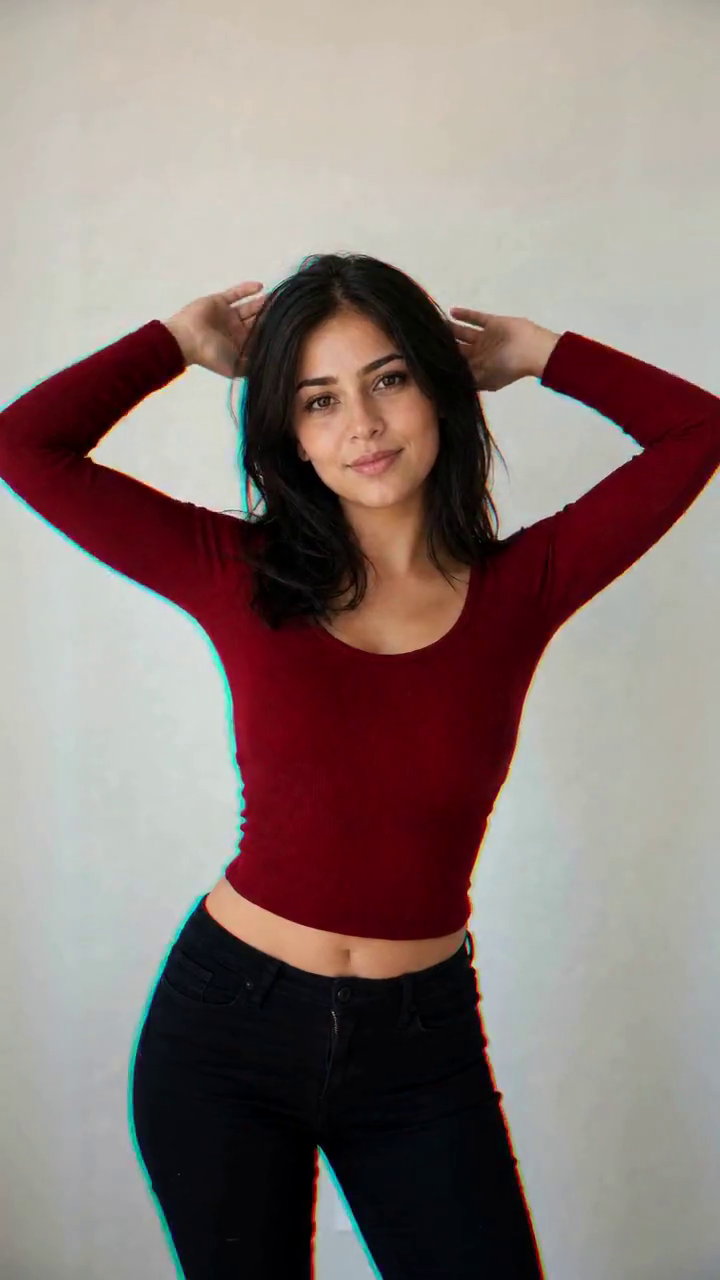
#> input picture frame 24 of docs/demo/clip_jimeng_degraded.mp4, 720 x 1280 px, given in place of clip_jimeng_clean.mp4, which was not available
$ python degrade_jimeng_clip.py
#> lines starting #> are read from the running program, lines starting #| are printed output that depends on the picture; after the words box and inside, x2 and y2 are one past the last pixel; in counts of white or black regions, pixels touching at a corner belong together; pictures that were not available may be replaced by others from this repository, and a replacement may not be noted
#> in main, frame is the input picture: shape (1280, 720, 3); mean B, G, R 119.4, 123.6, 138.6
"""Add matting (keying) artifacts at 3s & 7s + compression degradation to a
clean portrait video, preserving the original.

Matting artifacts injected around t=3s and t=7s (each a ~0.9s sin-window):
  - green spill: green tint blended into the person's edge/feather band
  - halo: a bright ring just outside the silhouette
  - jagged matte edge: block-quantized alpha -> sawtooth silhouette border
  - color fringing: R/B channels shifted outward a few px (chroma keying bleed)
  - semi-transparent ghost: a faint offset duplicate near the edge

Person mask comes from MediaPipe SelfieSegmentation (robust for portrait).

Compression: the final mp4 is encoded at a low bitrate so H.264 macroblocking
/ ringing appears across the whole clip (visible but not destroyed).

Usage:
    python scripts/degrade_jimeng_clip.py \
        --in  docs/demo/clip_jimeng_clean.mp4 \
        --out docs/demo/clip_jimeng_degraded.mp4
"""
from __future__ import annotations

import argparse
import os
import subprocess
import sys
import tempfile

import cv2
import numpy as np

try:
    import mediapipe as mp  # noqa: F401  (optional, kept for future Tasks-API path)
    HAS_MP = True
except Exception:
    HAS_MP = False


def get_mask(segmenter, frame_bgr: np.ndarray) -> np.ndarray:
    """Soft person mask via grey-background keying.

    The clip is shot against a flat light-grey wall with a fixed camera, so the
    background is low-saturation + mid/high value. Everything else (skin, dark
    hair, red top, black pants) is more saturated or darker -> foreground.
    Returns a float32 mask in [0,1] (feathered).
    """
    h, w = frame_bgr.shape[:2]
    hsv = cv2.cvtColor(frame_bgr, cv2.COLOR_BGR2HSV)
#> hsv: shape (1280, 720, 3); mean H, S, V 69, 80.9, 141.8
    s = hsv[..., 1].astype(np.float32)
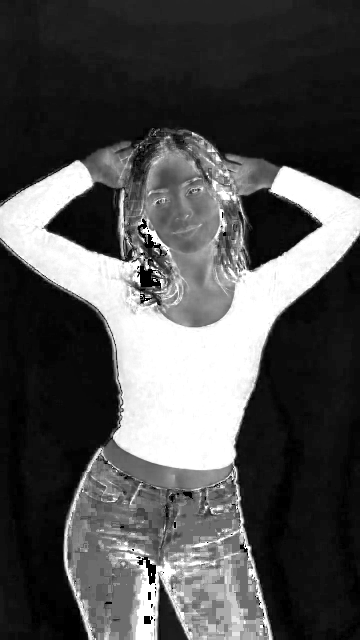
#> s: shape (1280, 720) float32 (shown at 1/2 size); min 0, max 255, mean 80.9
    v = hsv[..., 2].astype(np.float32)
    # background = low saturation AND bright-ish (grey wall)
    bg = (s < 28) & (v > 90)
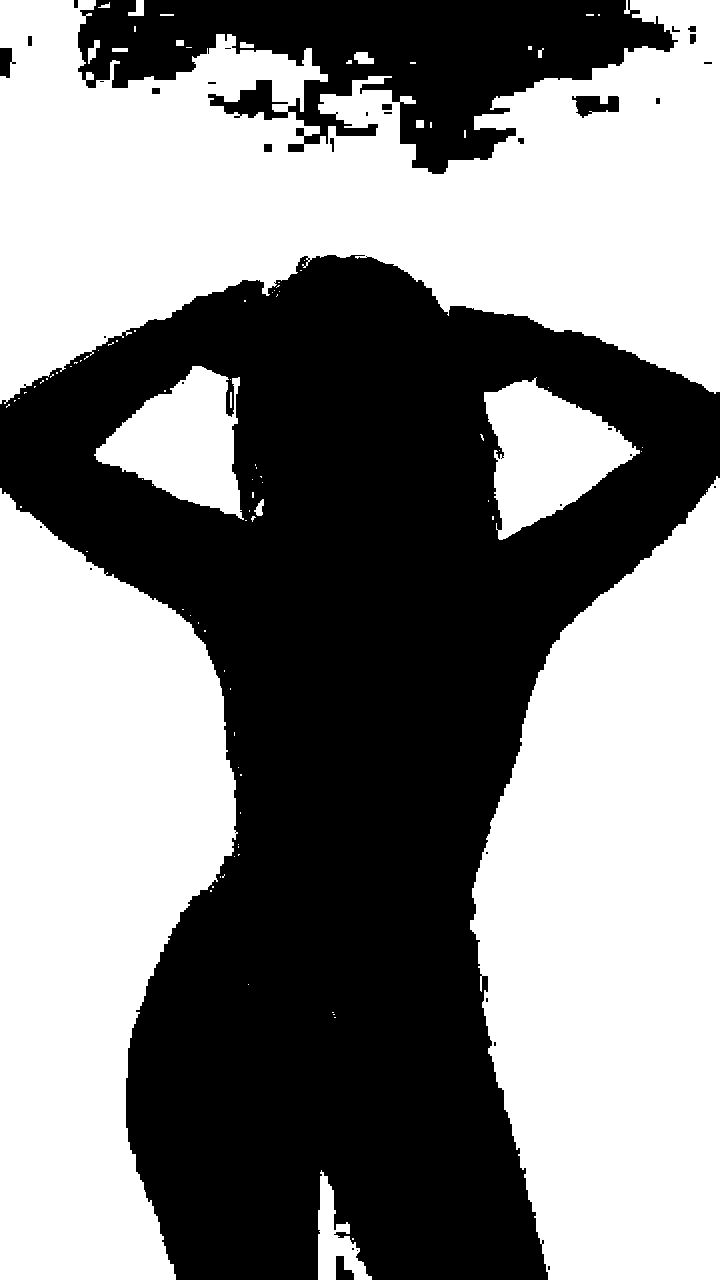
#> bg: shape (1280, 720) bool; 52.7% white; 36 black regions (20 under 20 px), largest, box (x1, y1, x2, y2) and area: (0, 255, 720, 1280) 382728, (78, 0, 678, 174) 51774, (572, 96, 619, 118) 669
    fg = (~bg).astype(np.uint8) * 255
    # clean up: remove small holes / specks
    k = np.ones((5, 5), np.uint8)
    fg = cv2.morphologyEx(fg, cv2.MORPH_OPEN, k, iterations=1)
#> fg: shape (1280, 720); 47.1% white; 15 white regions, largest, box (x1, y1, x2, y2) and area: (0, 255, 720, 1280) 381141, (78, 0, 674, 174) 51071, (576, 96, 619, 116) 645
    fg = cv2.morphologyEx(fg, cv2.MORPH_CLOSE, k, iterations=2)
#> fg: shape (1280, 720); 47.4% white; 7 white regions, largest, box (x1, y1, x2, y2) and area: (0, 255, 720, 1280) 382161, (78, 0, 674, 174) 53400, (576, 96, 619, 116) 717
    # keep the largest connected component (the person) to drop stray specks
    n_cc, labels, stats, _ = cv2.connectedComponentsWithStats(fg, 8)
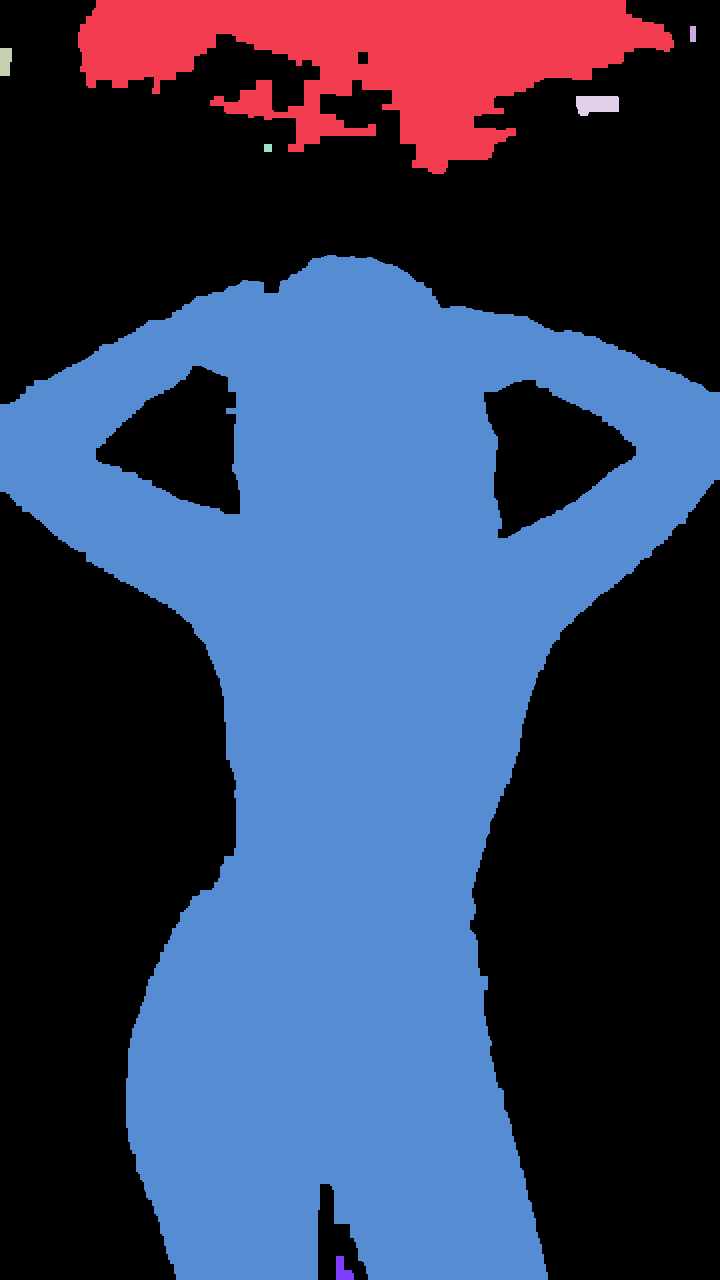
#> labels: shape (1280, 720) int32; 8 distinct labels, from 0 to 7; one colour per label, 0 black
#> n_cc = 8; stats = [[0, 0, 720, 1280, 484568], [78, 0, 596, 174, 53400], [690, 26, 6, 16, 96], [0, 48, 12, 28, 308], [576, 96, 43, 20, 717], [264, 144, 8, 8, 64], [0, 255, 720, 1025, 382161], [336, 1256, 18, 24, 286]]
    if n_cc > 1:
        # skip background label 0; pick biggest remaining
        sizes = stats[1:, cv2.CC_STAT_AREA]
#> sizes = [53400, 96, 308, 717, 64, 382161, 286]
        biggest = 1 + int(np.argmax(sizes))
#> biggest = 6
        fg = (labels == biggest).astype(np.uint8) * 255
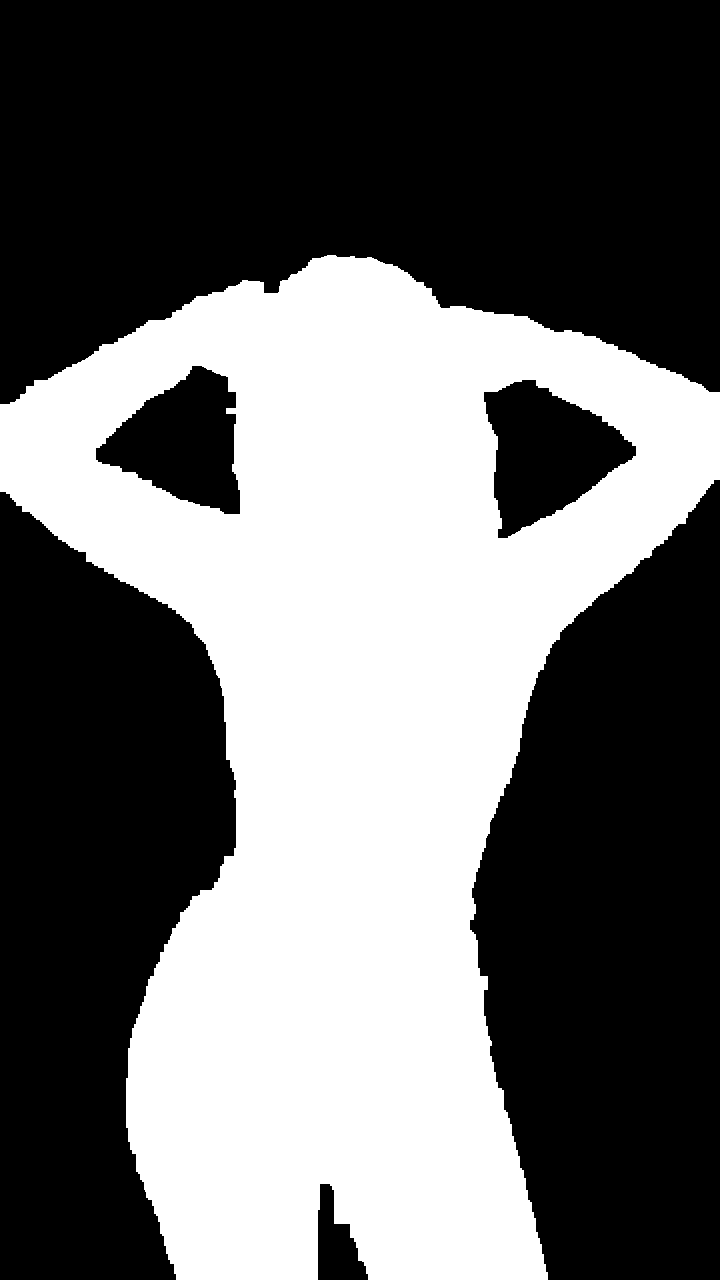
#> fg: shape (1280, 720); 41.5% white; 1 white region, box (x1, y1, x2, y2) and area: (0, 255, 720, 1280) 382161
    # feather the edge -> soft matte
    soft = cv2.GaussianBlur(fg.astype(np.float32), (11, 11), 0) / 255.0
    return soft


# [58 lines left out: functions _edge_bands, green_spill, halo, jagged_edge, color_fringing, not called in this run]


def apply_matting(frame: np.ndarray, mask_soft: np.ndarray, strength: float) -> np.ndarray:
    """Apply all matting artifacts at the given strength in [0,1], edge-band only."""
    if strength <= 0:
        return frame
    mask_bin = (mask_soft > 0.5).astype(np.uint8)
    inner, outer, feather = _edge_bands(mask_soft, mask_bin)
    out = green_spill(frame, mask_soft, feather, strength)
    out = halo(out, outer, strength)
    out = jagged_edge(out, mask_bin, strength)
    out = color_fringing(out, mask_bin, strength)
    return out


def window_strength(t: float, centers: list[float], half_width: float) -> float:
    """Sin envelope: peaks at each center, 0 outside [center-half, center+half]."""
#> called with t = 0, half_width = 0.45
    s = 0.0
    for c in centers:
        d = abs(t - c)
        if d < half_width:
            s = max(s, np.cos(np.pi * d / (2 * half_width)) ** 2)
    return float(s)


def main() -> int:
    ap = argparse.ArgumentParser()
    ap.add_argument("--in", dest="inp", default="docs/demo/clip_jimeng_clean.mp4")
    ap.add_argument("--out", default="docs/demo/clip_jimeng_degraded.mp4")
    ap.add_argument("--matte-centers", default="3,7",
                    help="comma list of seconds where matting artifacts peak")
    ap.add_argument("--matte-half-width", type=float, default=0.45,
                    help="half-width of each matting window in seconds")
    ap.add_argument("--bitrate", default="900k",
                    help="final encode bitrate; lower = more compression artifacts")
    ap.add_argument("--max-side", type=int, default=720)
    args = ap.parse_args()

    centers = [float(x) for x in args.matte_centers.split(",")]

    cap = cv2.VideoCapture(args.inp)
    if not cap.isOpened():
        print(f"ERROR: cannot open {args.inp}", file=sys.stderr)
        return 1
    fps = cap.get(cv2.CAP_PROP_FPS) or 60.0
    n = int(cap.get(cv2.CAP_PROP_FRAME_COUNT))
    W = int(cap.get(cv2.CAP_PROP_FRAME_WIDTH))
    H = int(cap.get(cv2.CAP_PROP_FRAME_HEIGHT))
    print(f"input: {W}x{H} @ {fps:.2f}fps, {n} frames")

    tmpdir = tempfile.mkdtemp(prefix="lqdd_deg_")

    i = 0
    while True:
        ok, frame = cap.read()
        if not ok:
            break
        t = i / fps
        mask_soft = get_mask(None, frame)
        s = window_strength(t, centers, args.matte_half_width)
        out = apply_matting(frame, mask_soft, s)
        cv2.imwrite(os.path.join(tmpdir, f"f_{i:05d}.png"), out)
        if i % 30 == 0:
            print(f"  frame {i}/{n} t={t:.2f}s matte_strength={s:.2f}")
        i += 1
    cap.release()
    print(f"wrote {i} processed frames")

    out_abs = os.path.abspath(args.out)
    os.makedirs(os.path.dirname(out_abs) or ".", exist_ok=True)
    # combine processed frames + original audio, encode at low bitrate
    cmd = [
        "ffmpeg", "-y",
        "-framerate", f"{fps}",
        "-i", os.path.join(tmpdir, "f_%05d.png"),
        "-i", args.inp,
        "-map", "0:v:0", "-map", "1:a:0",
        "-c:v", "libx264",
        "-b:v", args.bitrate,
        "-maxrate", args.bitrate,
        "-bufsize", str(int(args.bitrate[:-1]) * 2) + "k",
        "-pix_fmt", "yuv420p",
        "-c:a", "aac", "-b:a", "128k",
        "-shortest",
        "-movflags", "+faststart",
        out_abs,
    ]
    print("ffmpeg:", " ".join(cmd))
    r = subprocess.run(cmd, capture_output=True, text=True)
    if r.returncode != 0:
        print(r.stderr[-2500:], file=sys.stderr)
        return r.returncode
    print(f"\nDONE -> {out_abs}  ({os.path.getsize(out_abs)/1024:.1f} KB)")
    print(f"original kept at: {os.path.abspath(args.inp)}")
    return 0


if __name__ == "__main__":
    sys.exit(main())

$ run again, starting later in the video
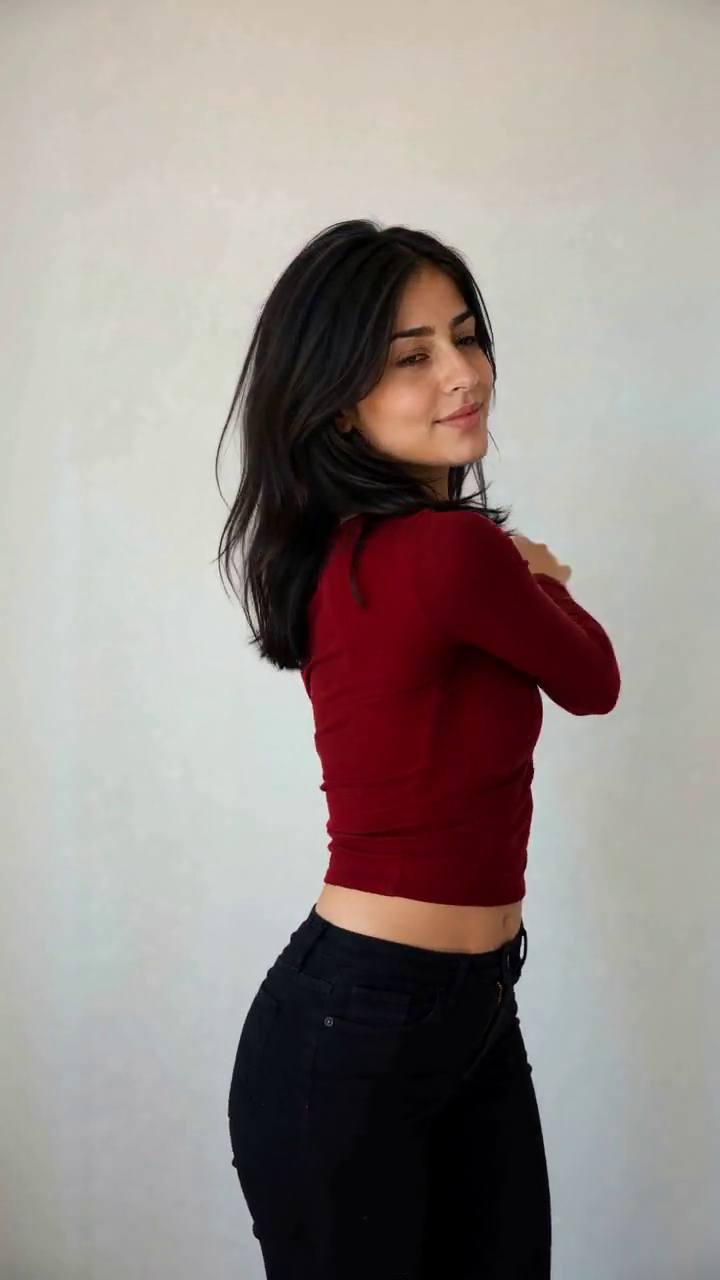
#> input picture frame 108 of docs/demo/clip_jimeng_degraded.mp4, 720 x 1280 px, given in place of clip_jimeng_clean.mp4, which was not available
#> in main, frame is the input picture: shape (1280, 720, 3); mean B, G, R 138.1, 141.9, 151.1
#> hsv: shape (1280, 720, 3); mean H, S, V 65.1, 55, 153.5
#> bg: shape (1280, 720) bool; 64.8% white; 57 black regions (42 under 20 px), largest, box (x1, y1, x2, y2) and area: (216, 219, 622, 1280) 273340, (70, 0, 680, 174) 49902, (562, 1264, 594, 1280) 312
#> in get_mask, `n_cc, labels, stats, _ = cv2.connectedComponentsWithStats(fg, 8)`:
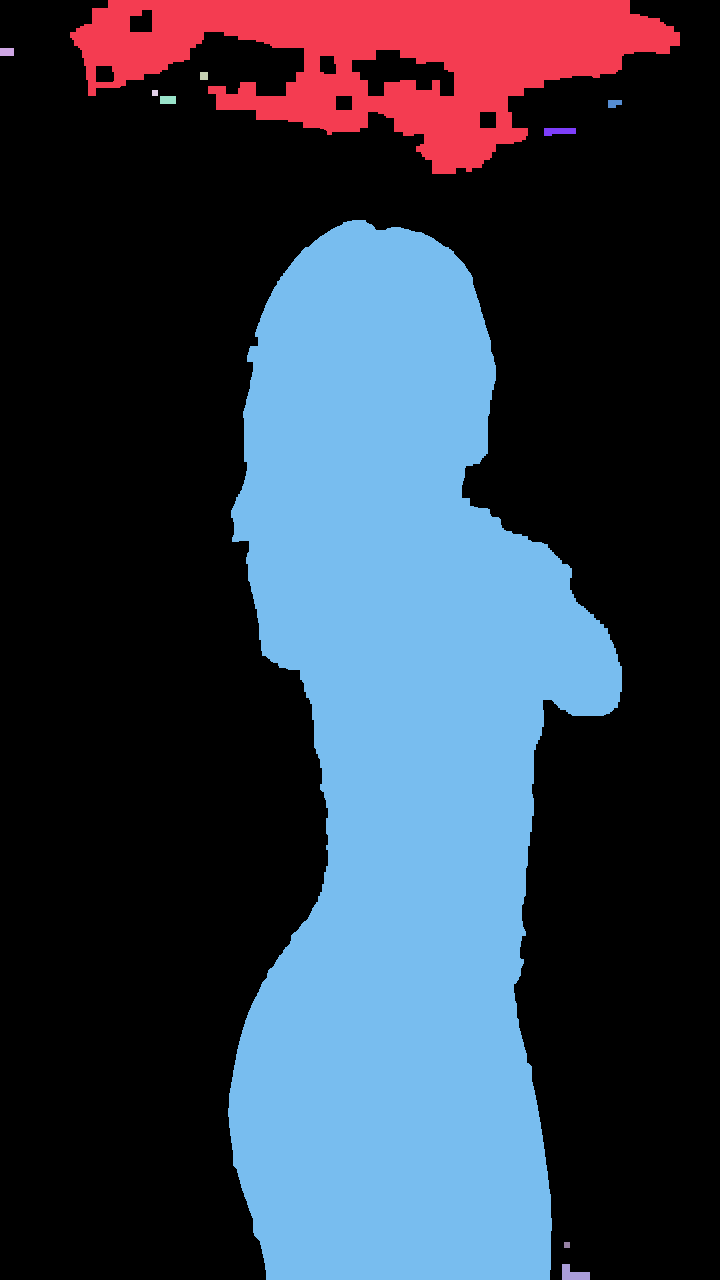
#> labels: shape (1280, 720) int32; 11 distinct labels, from 0 to 10; one colour per label, 0 black
#> n_cc = 11; stats = [[0, 0, 720, 1280, 596365], [70, 0, 610, 174, 52032], [0, 48, 14, 8, 112], [200, 72, 8, 8, 64], [152, 90, 6, 6, 36], [160, 96, 16, 8, 128], [608, 100, 14, 8, 94], [544, 128, 32, 8, 208], [228, 220, 394, 1060, 272237], [564, 1242, 6, 6, 36], [562, 1264, 28, 16, 288]]
#> sizes = [52032, 112, 64, 36, 128, 94, 208, 272237, 36, 288]
#> biggest = 8
#> in get_mask, `fg = (labels == biggest).astype(np.uint8) * 255`:
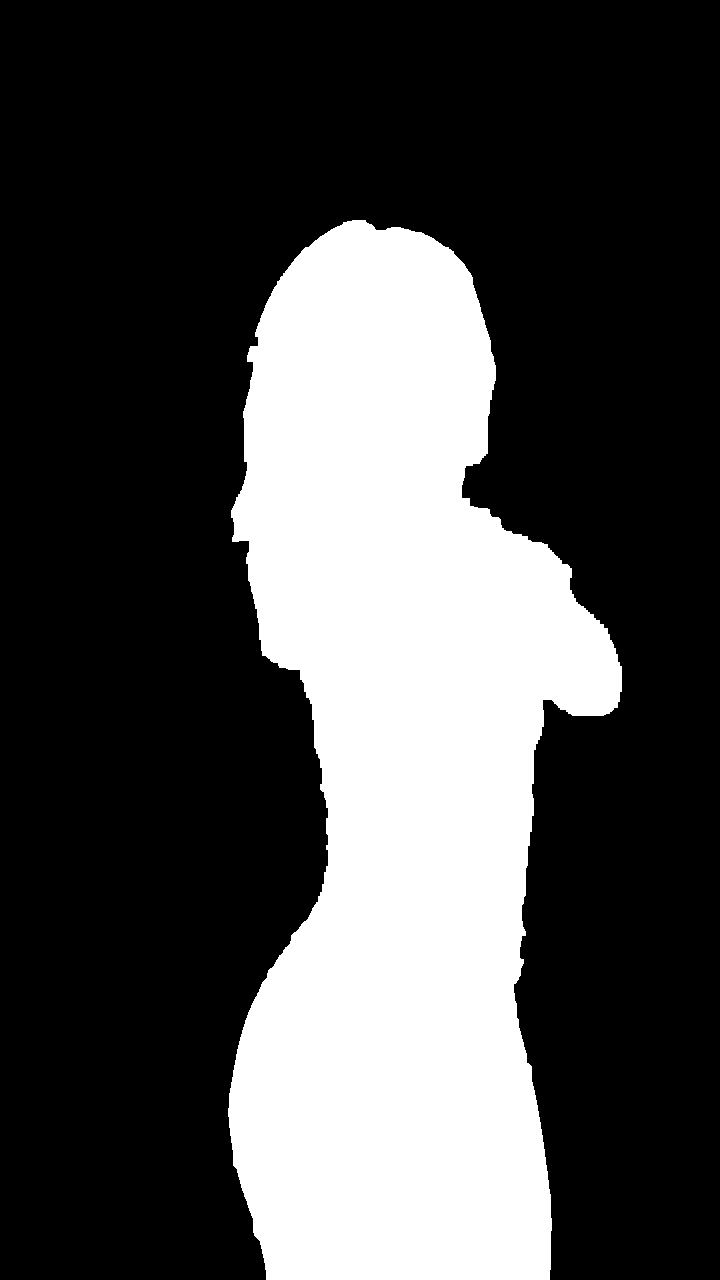
#> fg: shape (1280, 720); 29.5% white; 1 white region, box (x1, y1, x2, y2) and area: (228, 220, 622, 1280) 272237
